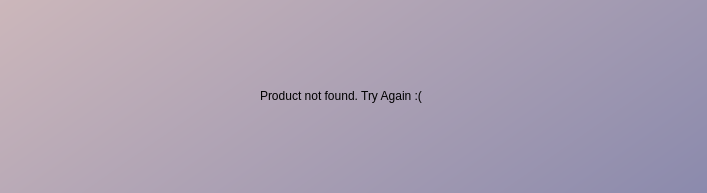
<?xml version="1.0" encoding="UTF-8"?>
<ui version="4.0">
 <class>Dialog</class>
 <widget class="QDialog" name="Dialog">
  <property name="geometry">
   <rect>
    <x>0</x>
    <y>0</y>
    <width>707</width>
    <height>193</height>
   </rect>
  </property>
  <property name="windowTitle">
   <string>Dialog</string>
  </property>
  <widget class="QWidget" name="Error2" native="true">
   <property name="geometry">
    <rect>
     <x>-180</x>
     <y>-180</y>
     <width>1001</width>
     <height>701</height>
    </rect>
   </property>
   <property name="styleSheet">
    <string notr="true">
background-color: qlineargradient(spread:pad, x1:0, y1:0, x2:1, y2:1, stop:0 rgba(233, 203, 193, 255), stop:1 rgba(100, 111, 164, 255));</string>
   </property>
   <widget class="QLabel" name="label">
    <property name="geometry">
     <rect>
      <x>360</x>
      <y>250</y>
      <width>61</width>
      <height>61</height>
     </rect>
    </property>
    <property name="styleSheet">
     <string notr="true">background: transparent</string>
    </property>
    <property name="text">
     <string/>
    </property>
    <property name="pixmap">
     <pixmap>UI Icons/1x/warning.png</pixmap>
    </property>
    <property name="scaledContents">
     <bool>true</bool>
    </property>
   </widget>
   <widget class="QLabel" name="label_2">
    <property name="geometry">
     <rect>
      <x>440</x>
      <y>250</y>
      <width>261</width>
      <height>51</height>
     </rect>
    </property>
    <property name="styleSheet">
     <string notr="true">background:transparent ;
font: 16pt&quot;Times New Roman&quot;</string>
    </property>
    <property name="text">
     <string>Product not found. Try Again :(</string>
    </property>
   </widget>
  </widget>
 </widget>
 <resources>
  <include location="res.qrc"/>
 </resources>
 <connections/>
</ui>
